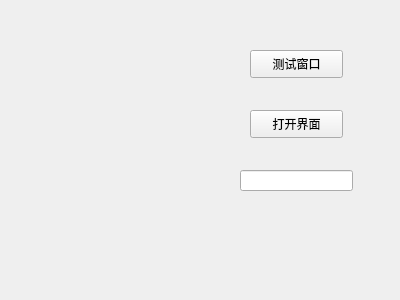
<?xml version="1.0" encoding="UTF-8"?>
<ui version="4.0">
 <class>Widget</class>
 <widget class="QWidget" name="Widget">
  <property name="geometry">
   <rect>
    <x>0</x>
    <y>0</y>
    <width>400</width>
    <height>300</height>
   </rect>
  </property>
  <property name="windowTitle">
   <string>Widget</string>
  </property>
  <widget class="QPushButton" name="pushButton_Load">
   <property name="geometry">
    <rect>
     <x>250</x>
     <y>110</y>
     <width>93</width>
     <height>28</height>
    </rect>
   </property>
   <property name="text">
    <string>打开界面</string>
   </property>
  </widget>
  <widget class="QLineEdit" name="lineEdit">
   <property name="geometry">
    <rect>
     <x>240</x>
     <y>170</y>
     <width>113</width>
     <height>21</height>
    </rect>
   </property>
  </widget>
  <widget class="QPushButton" name="pushButton_test">
   <property name="geometry">
    <rect>
     <x>250</x>
     <y>50</y>
     <width>93</width>
     <height>28</height>
    </rect>
   </property>
   <property name="text">
    <string>测试窗口</string>
   </property>
  </widget>
 </widget>
 <layoutdefault spacing="6" margin="11"/>
 <resources/>
 <connections/>
</ui>
